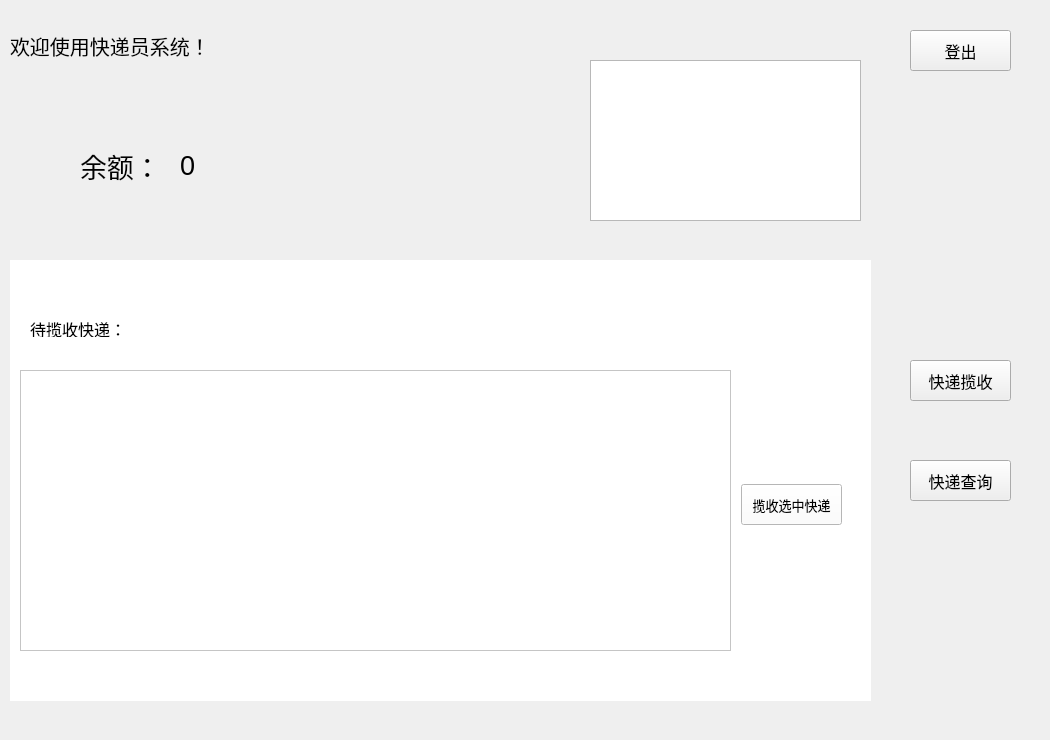
<?xml version="1.0" encoding="UTF-8"?>
<ui version="4.0">
 <class>courierInterface</class>
 <widget class="QWidget" name="courierInterface">
  <property name="geometry">
   <rect>
    <x>0</x>
    <y>0</y>
    <width>1050</width>
    <height>740</height>
   </rect>
  </property>
  <property name="minimumSize">
   <size>
    <width>1050</width>
    <height>740</height>
   </size>
  </property>
  <property name="maximumSize">
   <size>
    <width>1050</width>
    <height>740</height>
   </size>
  </property>
  <property name="sizeIncrement">
   <size>
    <width>0</width>
    <height>0</height>
   </size>
  </property>
  <property name="windowTitle">
   <string>快递员</string>
  </property>
  <widget class="QLabel" name="label_welcome">
   <property name="geometry">
    <rect>
     <x>10</x>
     <y>10</y>
     <width>261</width>
     <height>71</height>
    </rect>
   </property>
   <property name="font">
    <font>
     <pointsize>15</pointsize>
    </font>
   </property>
   <property name="text">
    <string>欢迎使用快递员系统！</string>
   </property>
  </widget>
  <widget class="QLabel" name="label_balance">
   <property name="geometry">
    <rect>
     <x>80</x>
     <y>130</y>
     <width>141</width>
     <height>71</height>
    </rect>
   </property>
   <property name="font">
    <font>
     <pointsize>20</pointsize>
    </font>
   </property>
   <property name="text">
    <string>余额：</string>
   </property>
  </widget>
  <widget class="QLabel" name="label_show_balance">
   <property name="geometry">
    <rect>
     <x>180</x>
     <y>130</y>
     <width>191</width>
     <height>71</height>
    </rect>
   </property>
   <property name="font">
    <font>
     <pointsize>20</pointsize>
    </font>
   </property>
   <property name="text">
    <string>0</string>
   </property>
  </widget>
  <widget class="QPushButton" name="Button_pick_up">
   <property name="geometry">
    <rect>
     <x>910</x>
     <y>360</y>
     <width>101</width>
     <height>41</height>
    </rect>
   </property>
   <property name="font">
    <font>
     <pointsize>12</pointsize>
    </font>
   </property>
   <property name="text">
    <string>快递揽收</string>
   </property>
  </widget>
  <widget class="QPushButton" name="Button_inquiry">
   <property name="geometry">
    <rect>
     <x>910</x>
     <y>460</y>
     <width>101</width>
     <height>41</height>
    </rect>
   </property>
   <property name="font">
    <font>
     <pointsize>12</pointsize>
    </font>
   </property>
   <property name="text">
    <string>快递查询</string>
   </property>
  </widget>
  <widget class="QStackedWidget" name="stackedWidget">
   <property name="geometry">
    <rect>
     <x>10</x>
     <y>260</y>
     <width>861</width>
     <height>441</height>
    </rect>
   </property>
   <property name="font">
    <font>
     <pointsize>10</pointsize>
    </font>
   </property>
   <property name="styleSheet">
    <string notr="true">background-color: rgb(255, 255, 255);</string>
   </property>
   <property name="currentIndex">
    <number>0</number>
   </property>
   <widget class="QWidget" name="page_main">
    <widget class="QTableWidget" name="tableWidget_show_parcel_pickup">
     <property name="geometry">
      <rect>
       <x>10</x>
       <y>110</y>
       <width>711</width>
       <height>281</height>
      </rect>
     </property>
     <attribute name="verticalHeaderVisible">
      <bool>false</bool>
     </attribute>
    </widget>
    <widget class="QLabel" name="label_title">
     <property name="geometry">
      <rect>
       <x>20</x>
       <y>60</y>
       <width>101</width>
       <height>17</height>
      </rect>
     </property>
     <property name="font">
      <font>
       <pointsize>12</pointsize>
      </font>
     </property>
     <property name="text">
      <string>待揽收快递：</string>
     </property>
    </widget>
    <widget class="QPushButton" name="pushButton_pickup">
     <property name="geometry">
      <rect>
       <x>731</x>
       <y>224</y>
       <width>101</width>
       <height>41</height>
      </rect>
     </property>
     <property name="font">
      <font>
       <pointsize>10</pointsize>
      </font>
     </property>
     <property name="text">
      <string>揽收选中快递</string>
     </property>
    </widget>
   </widget>
   <widget class="QWidget" name="page_inquiry_parcel">
    <widget class="QCheckBox" name="checkBox_time">
     <property name="geometry">
      <rect>
       <x>270</x>
       <y>341</y>
       <width>84</width>
       <height>21</height>
      </rect>
     </property>
     <property name="text">
      <string>时间</string>
     </property>
    </widget>
    <widget class="QCheckBox" name="checkBox_receiver">
     <property name="geometry">
      <rect>
       <x>510</x>
       <y>341</y>
       <width>84</width>
       <height>21</height>
      </rect>
     </property>
     <property name="text">
      <string>接收人</string>
     </property>
    </widget>
    <widget class="QCheckBox" name="checkBox_sender">
     <property name="geometry">
      <rect>
       <x>270</x>
       <y>361</y>
       <width>84</width>
       <height>21</height>
      </rect>
     </property>
     <property name="text">
      <string>发送人</string>
     </property>
    </widget>
    <widget class="QCheckBox" name="checkBox_user_name">
     <property name="geometry">
      <rect>
       <x>30</x>
       <y>341</y>
       <width>84</width>
       <height>21</height>
      </rect>
     </property>
     <property name="text">
      <string>用户名</string>
     </property>
    </widget>
    <widget class="QCheckBox" name="checkBox_parcel_id">
     <property name="geometry">
      <rect>
       <x>30</x>
       <y>361</y>
       <width>84</width>
       <height>21</height>
      </rect>
     </property>
     <property name="text">
      <string>快递ID</string>
     </property>
    </widget>
    <widget class="QLineEdit" name="lineEdit_time">
     <property name="geometry">
      <rect>
       <x>340</x>
       <y>341</y>
       <width>113</width>
       <height>22</height>
      </rect>
     </property>
    </widget>
    <widget class="QLineEdit" name="lineEdit_sender">
     <property name="geometry">
      <rect>
       <x>340</x>
       <y>361</y>
       <width>113</width>
       <height>22</height>
      </rect>
     </property>
    </widget>
    <widget class="QCheckBox" name="checkBox_courier">
     <property name="geometry">
      <rect>
       <x>510</x>
       <y>361</y>
       <width>84</width>
       <height>21</height>
      </rect>
     </property>
     <property name="text">
      <string>快递员</string>
     </property>
    </widget>
    <widget class="QLineEdit" name="lineEdit_receiver">
     <property name="geometry">
      <rect>
       <x>580</x>
       <y>341</y>
       <width>113</width>
       <height>22</height>
      </rect>
     </property>
    </widget>
    <widget class="QPushButton" name="pushButton_by_keyword">
     <property name="geometry">
      <rect>
       <x>730</x>
       <y>350</y>
       <width>82</width>
       <height>21</height>
      </rect>
     </property>
     <property name="text">
      <string>条件查询</string>
     </property>
    </widget>
    <widget class="QLineEdit" name="lineEdit_courier">
     <property name="geometry">
      <rect>
       <x>580</x>
       <y>360</y>
       <width>113</width>
       <height>22</height>
      </rect>
     </property>
    </widget>
    <widget class="QLineEdit" name="lineEdit_user_name">
     <property name="geometry">
      <rect>
       <x>100</x>
       <y>340</y>
       <width>113</width>
       <height>22</height>
      </rect>
     </property>
    </widget>
    <widget class="QLineEdit" name="lineEdit_parcel_id">
     <property name="geometry">
      <rect>
       <x>100</x>
       <y>360</y>
       <width>113</width>
       <height>22</height>
      </rect>
     </property>
    </widget>
    <widget class="QPushButton" name="pushButton_all">
     <property name="geometry">
      <rect>
       <x>750</x>
       <y>120</y>
       <width>82</width>
       <height>25</height>
      </rect>
     </property>
     <property name="text">
      <string>全部快递</string>
     </property>
    </widget>
    <widget class="QPushButton" name="pushButton_pickup_all">
     <property name="geometry">
      <rect>
       <x>750</x>
       <y>180</y>
       <width>82</width>
       <height>25</height>
      </rect>
     </property>
     <property name="text">
      <string>已揽收快递</string>
     </property>
    </widget>
    <widget class="QTableWidget" name="tableWidget_show_inquiry_result">
     <property name="geometry">
      <rect>
       <x>10</x>
       <y>40</y>
       <width>731</width>
       <height>251</height>
      </rect>
     </property>
     <attribute name="verticalHeaderVisible">
      <bool>false</bool>
     </attribute>
    </widget>
    <zorder>pushButton_by_keyword</zorder>
    <zorder>checkBox_time</zorder>
    <zorder>checkBox_receiver</zorder>
    <zorder>checkBox_sender</zorder>
    <zorder>checkBox_user_name</zorder>
    <zorder>checkBox_parcel_id</zorder>
    <zorder>lineEdit_time</zorder>
    <zorder>lineEdit_sender</zorder>
    <zorder>checkBox_courier</zorder>
    <zorder>lineEdit_receiver</zorder>
    <zorder>lineEdit_courier</zorder>
    <zorder>lineEdit_user_name</zorder>
    <zorder>lineEdit_parcel_id</zorder>
    <zorder>pushButton_all</zorder>
    <zorder>pushButton_pickup_all</zorder>
    <zorder>tableWidget_show_inquiry_result</zorder>
   </widget>
  </widget>
  <widget class="QListWidget" name="listWidget_person_info">
   <property name="geometry">
    <rect>
     <x>590</x>
     <y>60</y>
     <width>271</width>
     <height>161</height>
    </rect>
   </property>
  </widget>
  <widget class="QPushButton" name="Button_log_out">
   <property name="geometry">
    <rect>
     <x>910</x>
     <y>30</y>
     <width>101</width>
     <height>41</height>
    </rect>
   </property>
   <property name="font">
    <font>
     <pointsize>12</pointsize>
    </font>
   </property>
   <property name="text">
    <string>登出</string>
   </property>
  </widget>
 </widget>
 <resources/>
 <connections/>
</ui>
